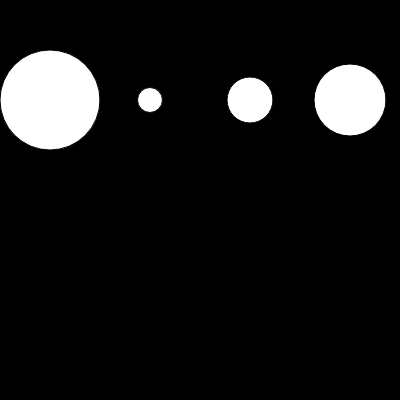
Frame 1 (no input)
Frame 60 (no input): identical to frame 1, image omitted
Frame 120 (the mouse pressed at the canvas centre since frame 60): identical to frame 1, image omitted

The p5.js sketch that drew this single still picture (run headless with seeded random() and noise() and a simulated clock; from frame 60 on, the mouse is pressed at the canvas centre):

// p5.js sketch
// ── sketch.js
var nums = [100,25,46,72]

function setup() {
  createCanvas(400,400)
}

function draw() {
  background(0)
  
  for (var i =0; i< nums.length; i++){
    ellipse(50+i*100, 100, nums[i])
  }
  
}
